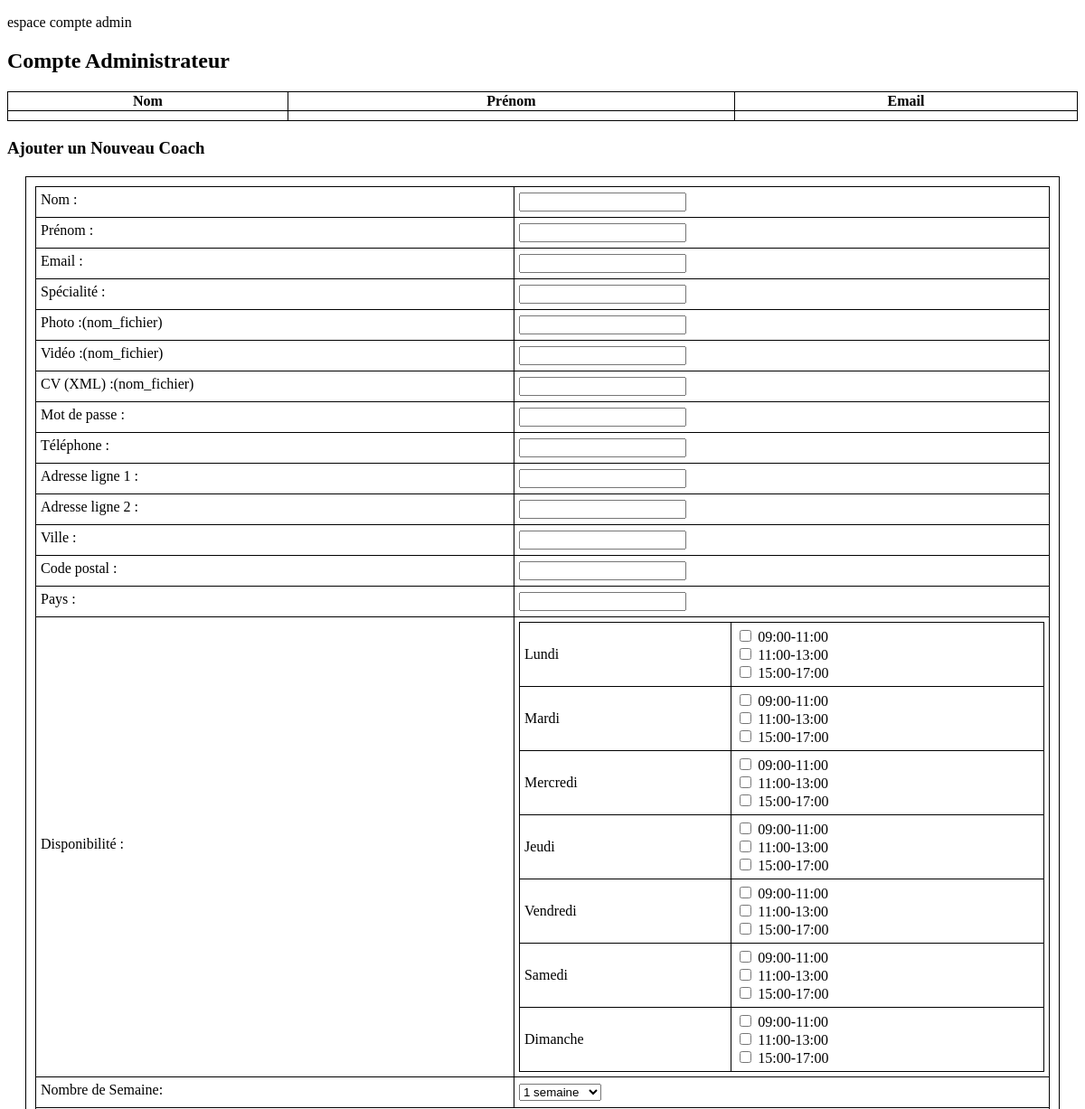
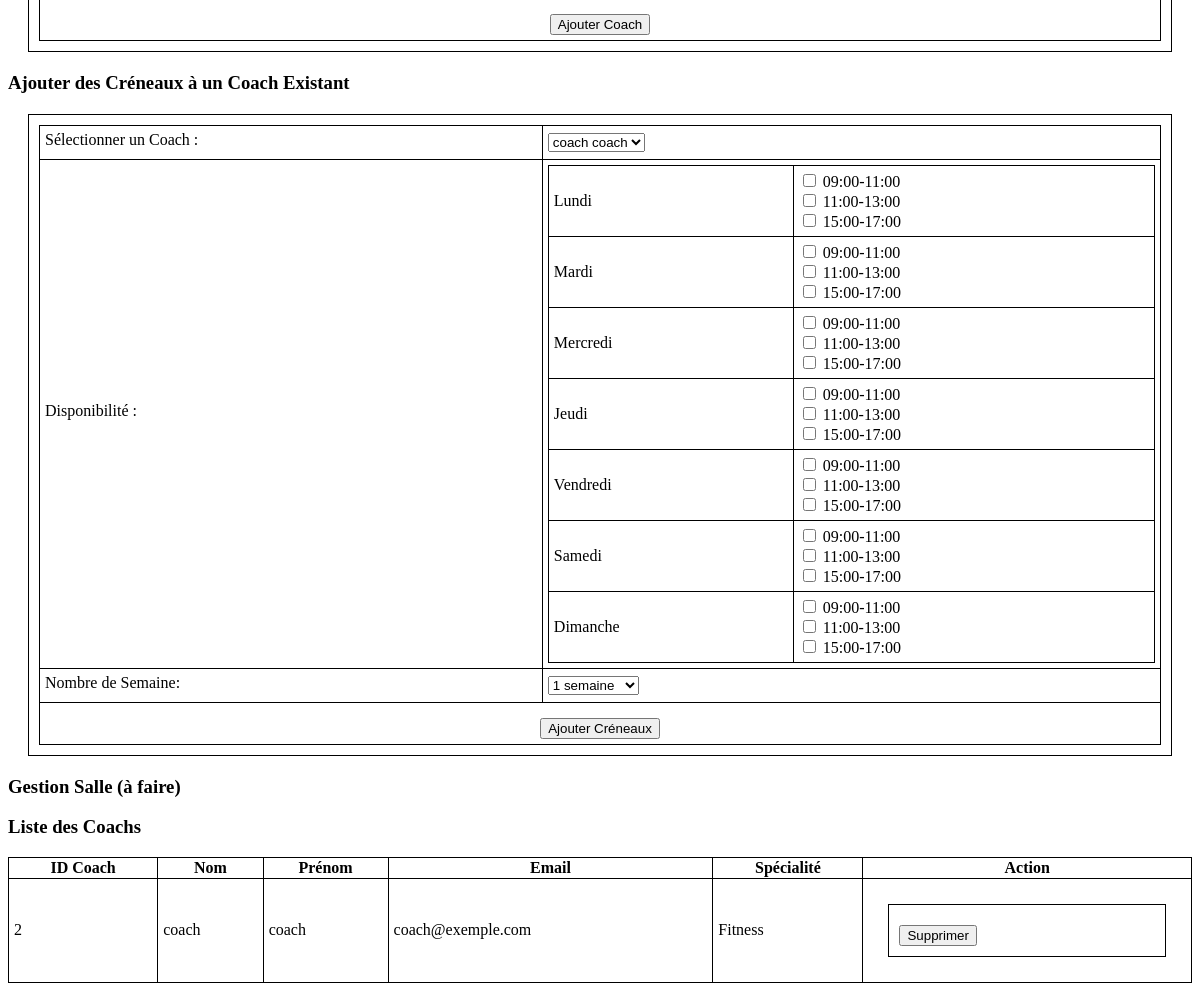
Page /ACCOUNT_admin.php on the committed database (2 pictures, top to bottom).
### tables this page shows
CREATE TABLE coach (
                       id_coach INT PRIMARY KEY AUTO_INCREMENT,
                       nom VARCHAR(50) NOT NULL,
                       prenom VARCHAR(50) NOT NULL,
                       email VARCHAR(100) UNIQUE NOT NULL,
                       specialite VARCHAR(100) NOT NULL,
                       photo VARCHAR(50),
                       video VARCHAR(50),
                       cv VARCHAR(50)
);

### ACCOUNT_admin.php (the view, shortened to what this page needs)
<!DOCTYPE html>
<html lang="en">
<head>
    <link href="ACCOUNT.css" rel="stylesheet" type="text/css"/>
</head>
<body>
<div id="section">
    <p>espace compte admin</p>
    <?php
    echo "<h2>Compte Administrateur</h2>";
    echo "<table border='1'>";
    echo "<tr>";
    echo "<th>Nom</th>";
    echo "<th>Prénom</th>";
    echo "<th>Email</th>";
    echo "</tr>";
    echo "<tr>";
    echo "<td>" . (isset($_SESSION['nom']) ? $_SESSION['nom'] : '') . "</td>";
    echo "<td>" . (isset($_SESSION['prenom']) ? $_SESSION['prenom'] : '') . "</td>";
    echo "<td>" . (isset($_SESSION['email']) ? $_SESSION['email'] : '') . "</td>";
    echo "</tr>";
    echo "</table>";
    ?>
    <h3>Ajouter un Nouveau Coach</h3>
    <form method="post" action="src_ajout_coach.php" enctype="multipart/form-data">
        <table>
            <tr>
                <td><label for="nom_coach">Nom :</label></td>
                <td><input type="text" id="nom_coach" name="nom_coach" required></td>
            </tr>
            <tr>
                <td><label for="prenom_coach">Prénom :</label></td>
                <td><input type="text" id="prenom_coach" name="prenom_coach" required></td>
            </tr>
            <tr>
                <td><label for="email_coach">Email :</label></td>
                <td><input type="email" id="email_coach" name="email_coach" required></td>
            </tr>
            <tr>
                <td><label for="specialite_coach">Spécialité :</label></td>
                <td><input type="text" id="specialite_coach" name="specialite_coach" required></td>
            </tr>
            <tr>
                <td><label for="photo_coach">Photo :(nom_fichier)</label></td>
                <td><input type="text" id="photo_coach" name="photo_coach"></td>
            </tr>
            <tr>
                <td><label for="video_coach">Vidéo :(nom_fichier)</label></td>
                <td><input type="text" id="video_coach" name="video_coach"></td>
            </tr>
            <tr>
                <td><label for="cv_coach">CV (XML) :(nom_fichier)</label></td>
                <td><input type="text" id="cv_coach" name="cv_coach"></td>
            </tr>
            <tr>
                <td><label for="password">Mot de passe :</label></td>
                <td><input type="password" id="password" name="password" required></td>
            </tr>
            <tr>
                <td><label for="telephone">Téléphone :</label></td>
                <td><input type="text" id="telephone" name="telephone" required></td>
            </tr>
            <tr>
                <td><label for="adresse_ligne1">Adresse ligne 1 :</label></td>
                <td><input type="text" id="adresse_ligne1" name="adresse_ligne1" required></td>
            </tr>
            <tr>
                <td><label for="adresse_ligne2">Adresse ligne 2 :</label></td>
                <td><input type="text" id="adresse_ligne2" name="adresse_ligne2"></td>
            </tr>
            <tr>
                <td><label for="ville">Ville :</label></td>
                <td><input type="text" id="ville" name="ville" required></td>
            </tr>
            <tr>
                <td><label for="code_postal">Code postal :</label></td>
                <td><input type="text" id="code_postal" name="code_postal" required></td>
            </tr>
            <tr>
                <td><label for="pays">Pays :</label></td>
                <td><input type="text" id="pays" name="pays" required></td>
            </tr>
            <tr>
                <td><label for="disponibilite_coach">Disponibilité :</label></td>
                <td>
                    <table>
                        <?php
                        $jours = ['Lundi', 'Mardi', 'Mercredi', 'Jeudi', 'Vendredi', 'Samedi', 'Dimanche'];
                        $creneaux = [
                            '09:00-11:00' => ['09:00:00', '11:00:00'],
                            '11:00-13:00' => ['11:00:00', '13:00:00'],
                            '15:00-17:00' => ['15:00:00', '17:00:00']
                        ];
                        foreach ($jours as $jour) {
                            echo "<tr><td>$jour</td><td>";
                            foreach ($creneaux as $label => $times) {
                                echo "<input type='checkbox' name='creneaux[$jour][]' value='" . implode(',', $times) . "'> $label<br>";
                            }
                            echo "</td></tr>";
                        }
                        ?>
                    </table>
                </td>
            </tr>
            <tr>
                <td><label for="duree_semaine">Nombre de Semaine:</label></td>
                <td>
                    <select id="duree_semaine" name="duree_semaine">
                        <option value="1">1 semaine</option>
                    </select>
                </td>
            </tr>
            <tr>
                <td colspan="2" style="text-align: center;">
                    <input type="submit" value="Ajouter Coach">
                </td>
            </tr>
        </table>
    </form>
    <h3>Ajouter des Créneaux à un Coach Existant</h3>
    <form method="post" action="src_ajout_creneaux_coach.php" enctype="multipart/form-data">
        <table>
            <tr>
                <td><label for="coach_select">Sélectionner un Coach :</label></td>
                <td>
                    <select id="coach_select" name="id_coach" required>
                        <?php
                        $database = "Sportify";
                        $db_handle = mysqli_connect('localhost', 'root', '');
                        $db_found = mysqli_select_db($db_handle, $database);
                        if ($db_found) {
                            $query = "SELECT id_coach, nom, prenom FROM coach";
                            $result = mysqli_query($db_handle, $query);
                            if (mysqli_num_rows($result) > 0) {
                                while ($row = mysqli_fetch_assoc($result)) {
                                    echo "<option value='" . $row['id_coach'] . "'>" . $row['nom'] . " " . $row['prenom'] . "</option>";
                                }
                            } else {
                                echo "<option value=''>Aucun coach trouvé</option>";
                            }
                        }
                        ?>
                    </select>
                </td>
            </tr>
            <tr>
                <td><label for="disponibilite_coach">Disponibilité :</label></td>
                <td>
                    <table>
                        <?php
                        foreach ($jours as $jour) {
                            echo "<tr><td>$jour</td><td>";
                            foreach ($creneaux as $label => $times) {
                                echo "<input type='checkbox' name='creneaux[$jour][]' value='" . implode(',', $times) . "'> $label<br>";
                            }
                            echo "</td></tr>";
                        }
                        ?>
                    </table>
                </td>
            </tr>
            <tr>
                <td><label for="duree_semaine">Nombre de Semaine:</label></td>
                <td>
                    <select id="duree_semaine" name="duree_semaine">
                        <option value="1">1 semaine</option>
                    </select>
                </td>
            </tr>
            <tr>
                <td colspan="2" style="text-align: center;">
                    <input type="submit" value="Ajouter Créneaux">
                </td>
            </tr>
        </table>
    </form>
    <h3>Gestion Salle (à faire)</h3>
    <h3>Liste des Coachs</h3>
    <table border="1">
        <?php
        if ($db_found) {
            $query = "SELECT * FROM coach";
            $result = mysqli_query($db_handle, $query);
            if (mysqli_num_rows($result) > 0) {
                echo "<table border='1'>";
                echo "<tr><th>ID Coach</th><th>Nom</th><th>Prénom</th><th>Email</th><th>Spécialité</th><th>Action</th></tr>";
                while ($row = mysqli_fetch_assoc($result)) {
                    echo "<tr>";
                    echo "<td>" . $row['id_coach'] . "</td>";
                    echo "<td>" . $row['nom'] . "</td>";
                    echo "<td>" . $row['prenom'] . "</td>";
                    echo "<td>" . $row['email'] . "</td>";
                    echo "<td>" . $row['specialite'] . "</td>";
                    echo "<td>";
                    echo "<form method='post' action='src_suppresion_coach.php'>";
                    echo "<input type='submit' value='Supprimer'>";
                    echo "</form>";
                    echo "</td>";
                    echo "</tr>";
                }
                echo "</table>";
            } else {
                echo "Aucun coach trouvé.";
            }
        }
        ?>
    </table>
</div>
</body>
</html>

### ACCOUNT.css (style rules this page uses)
form { border: 1px solid black; padding: 10px; margin: 20px; }
table { border: 1px solid black; width: 100%; border-collapse: collapse; }
td { border: 1px solid black; padding: 5px; }
label { display: block; margin-bottom: 5px; }
input[type="submit"] { margin-top: 10px; }

### rows in the picture
coach: id_coach "2", nom "coach", prenom "coach", email "coach@exemple.com", specialite "Fitness"

### other values in the picture
$jour "Lundi"
$label "09:00-11:00"
$label "11:00-13:00"
$label "15:00-17:00"
$jour "Mardi"
$jour "Mercredi"
$jour "Jeudi"
$jour "Vendredi"
$jour "Samedi"
$jour "Dimanche"
form field id_coach "coach coach"
